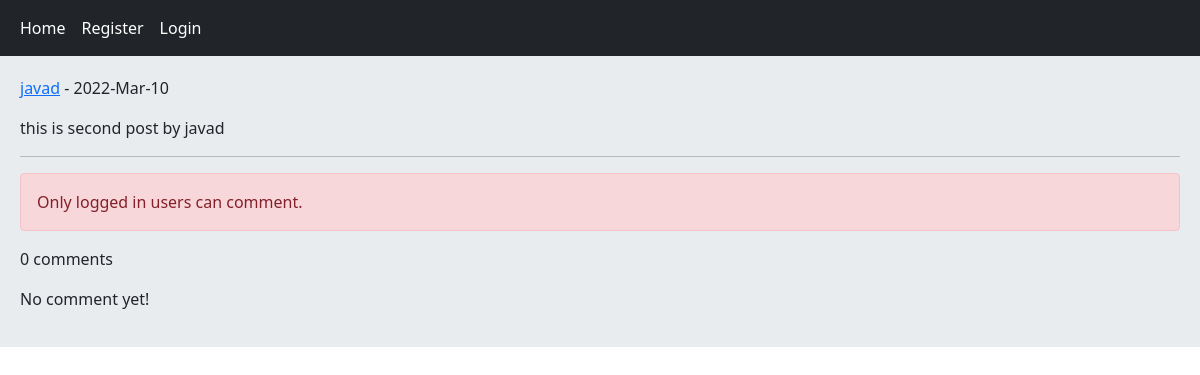
The page /post/5/this-is-second-post-by-javad/ on the database as committed earlier.
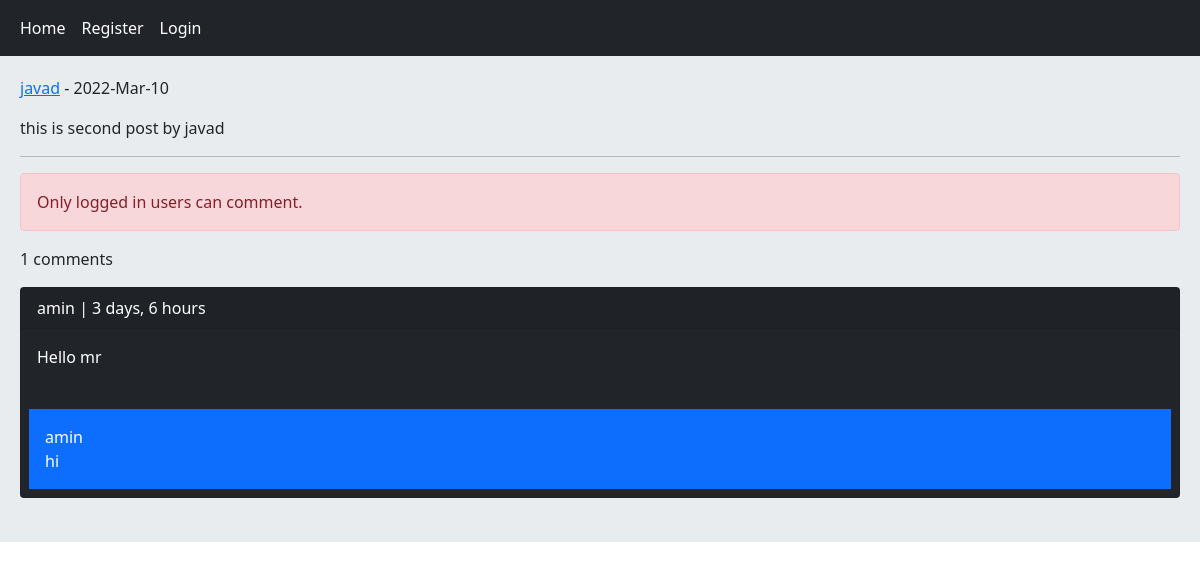
The same page on the database as committed later.
### home/models.py (models this page shows, shortened)
class Comment(models.Model):
    user = models.ForeignKey(User, on_delete=models.CASCADE, related_name='ucomments')
    post = models.ForeignKey(Post, on_delete=models.CASCADE, related_name='pcomments')
    reply = models.ForeignKey('self', on_delete=models.CASCADE, related_name='rcomments', blank=True, null=True)
    is_reply = models.BooleanField(default=False)
    body = models.TextField(max_length=400)
    created = models.DateTimeField(auto_now_add=True)

### home/views.py (the view, shortened to what this page needs)
# urls.py: path('post/<int:post_id>/<slug:post_slug>/', views.PostDetailView.as_view(), name='post_detail'),
class PostDetailView(View):
    form_class = CommentCreateForm
    form_class_reply = CommentReplyForm
    def setup(self, request, *args, **kwargs):
        self.post_instance = get_object_or_404(Post, id=kwargs['post_id'], slug=kwargs['post_slug'])
        return super().setup(request, *args, **kwargs)
    def get(self, request, *args, **kwargs):
        comments = self.post_instance.pcomments.filter(is_reply=False)
        can_like = False
        if request.user.is_authenticated and self.post_instance.user_can_like(request.user):
            can_like = True
        return render(request, 'home/detail.html', {'post': self.post_instance, 'comments': comments, 'form': self.form_class, 'reply_form': self.form_class_reply, 'can_like': can_like})

### home/templates/home/detail.html (shortened to what this page needs)
{% extends 'base.html' %}
{% block content %}
    <p><a href="{% url 'account:user_profile' post.user.id %}">{{ post.user.username }}</a> - {{ post.updated|date:"Y-M-d" }}</p>
    <p>{{ post.body }}</p><hr/>
    {% if request.user.is_authenticated %}
        <a href="{% url 'home:post_like' post.id %}" class="{% if can_like %}disabled{% endif %} btn btn-primary col-md-2">Like {{ post.likes_count }}</a>
        <form action="" method="post" novalidate>
            {% csrf_token %}
            {{ form.as_p }}
            <input type="submit" value="Send" class="btn btn-primary">
        </form><br>
    {% else %}
        <p class="alert alert-danger">Only logged in users can comment.</p>
    {% endif %}
    <p>{{ comments.count }} comments</p>
    {% for comment in comments %}
        <div class="card bg-dark text-white">
            <p class="card-header">{{ comment.user }} | {{ comment.created|timesince }}</p>
            <p class="card-body">{{ comment.body }}</p>
            {% with replies=comment.rcomments.all %}
                {% for reply in replies %}
                    <p class="bg-primary p-3 m-2">{{ reply.user }} <br> {{ reply.body }}</p>
                {% endfor %}
            {% endwith %}
        </div><br>
    {% empty %}
        <p>No comment yet!</p>
    {% endfor %}
{% endblock %}

Rows that differ between the two databases and show on the page:
added Comment: user "amin", created "3 days, 6 hours", body "Hello mr"
added Comment: user "amin", body "hi"
Other text that changed with them:
{{ comments.count }}: "0" → "1"
text no longer shown: "No comment yet!"
